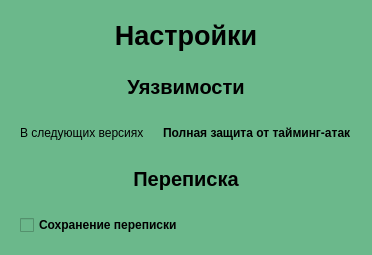
<?xml version="1.0" encoding="UTF-8"?>
<ui version="4.0">
 <class>Form</class>
 <widget class="QWidget" name="Form">
  <property name="geometry">
   <rect>
    <x>0</x>
    <y>0</y>
    <width>372</width>
    <height>255</height>
   </rect>
  </property>
  <property name="windowTitle">
   <string>Form</string>
  </property>
  <property name="styleSheet">
   <string notr="true">background:rgb(107, 184, 139);</string>
  </property>
  <layout class="QVBoxLayout" name="verticalLayout_2">
   <item>
    <widget class="QWidget" name="widget" native="true">
     <layout class="QHBoxLayout" name="horizontalLayout">
      <item>
       <widget class="QLabel" name="label">
        <property name="font">
         <font>
          <pointsize>20</pointsize>
          <weight>75</weight>
          <bold>true</bold>
         </font>
        </property>
        <property name="text">
         <string>Настройки</string>
        </property>
        <property name="alignment">
         <set>Qt::AlignCenter</set>
        </property>
       </widget>
      </item>
     </layout>
    </widget>
   </item>
   <item>
    <widget class="QWidget" name="widget_2" native="true">
     <layout class="QHBoxLayout" name="horizontalLayout_2">
      <item>
       <widget class="QLabel" name="label_2">
        <property name="font">
         <font>
          <pointsize>15</pointsize>
          <weight>75</weight>
          <bold>true</bold>
          <kerning>true</kerning>
         </font>
        </property>
        <property name="text">
         <string>Уязвимости</string>
        </property>
        <property name="alignment">
         <set>Qt::AlignCenter</set>
        </property>
       </widget>
      </item>
     </layout>
    </widget>
   </item>
   <item>
    <widget class="QWidget" name="widget_3" native="true">
     <layout class="QHBoxLayout" name="horizontalLayout_3">
      <item>
       <widget class="QLabel" name="label_6">
        <property name="text">
         <string>В следующих версиях</string>
        </property>
        <property name="alignment">
         <set>Qt::AlignLeading|Qt::AlignLeft|Qt::AlignVCenter</set>
        </property>
       </widget>
      </item>
      <item>
       <widget class="QLabel" name="label_3">
        <property name="font">
         <font>
          <weight>75</weight>
          <bold>true</bold>
         </font>
        </property>
        <property name="layoutDirection">
         <enum>Qt::LeftToRight</enum>
        </property>
        <property name="text">
         <string>Полная защита от тайминг-атак</string>
        </property>
       </widget>
      </item>
     </layout>
    </widget>
   </item>
   <item>
    <widget class="QWidget" name="widget_4" native="true">
     <layout class="QHBoxLayout" name="horizontalLayout_4">
      <item>
       <widget class="QLabel" name="label_4">
        <property name="font">
         <font>
          <pointsize>15</pointsize>
          <weight>75</weight>
          <bold>true</bold>
         </font>
        </property>
        <property name="text">
         <string>Переписка</string>
        </property>
        <property name="alignment">
         <set>Qt::AlignCenter</set>
        </property>
       </widget>
      </item>
     </layout>
    </widget>
   </item>
   <item>
    <widget class="QWidget" name="widget_5" native="true">
     <layout class="QHBoxLayout" name="horizontalLayout_5">
      <item>
       <widget class="QCheckBox" name="saveMessagesSwitch">
        <property name="font">
         <font>
          <weight>75</weight>
          <bold>true</bold>
         </font>
        </property>
        <property name="layoutDirection">
         <enum>Qt::LeftToRight</enum>
        </property>
        <property name="text">
         <string>Сохранение переписки</string>
        </property>
        <property name="checked">
         <bool>false</bool>
        </property>
        <property name="tristate">
         <bool>false</bool>
        </property>
       </widget>
      </item>
     </layout>
    </widget>
   </item>
  </layout>
 </widget>
 <resources/>
 <connections/>
</ui>
